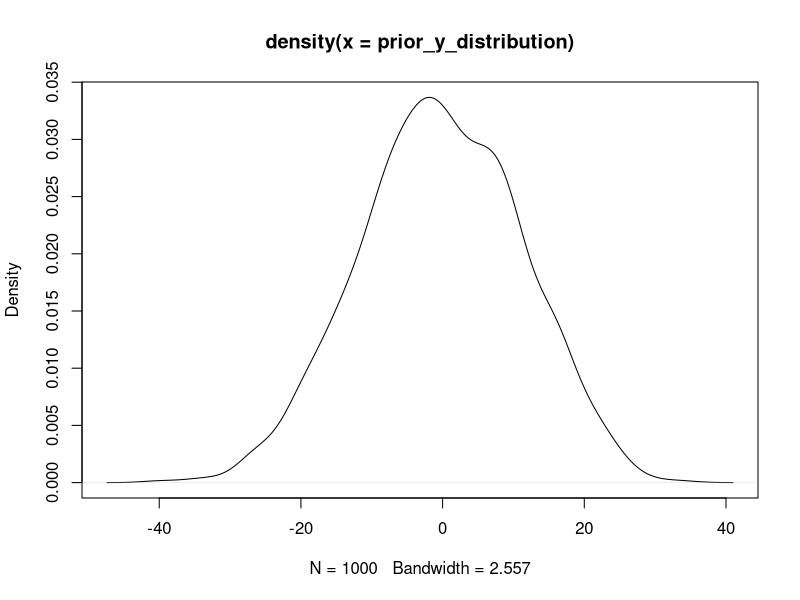

Generate this figure with R:
## ---- chunk 1
knitr::opts_chunk$set(echo = TRUE)
library(tidyverse)
#library(rethinking)
## ---- chunk 2
# sample sigma from a uniform dist from 0, 10
sigma_s <- runif(1000, 0, 10)
mu_s <- rnorm(1000, 0, 10)

prior_y_distribution <- rnorm(1000, mean=mu_s, sd=sigma_s)
plot(density(prior_y_distribution))

## ---- chunk 3

flist <- alist(
    y ~ dnorm( mu_s, sigma_s ) ,
    mu ~ dnorm( 0 , 10 ) ,
    sigma ~ dunif( 0 , 10 )
)
